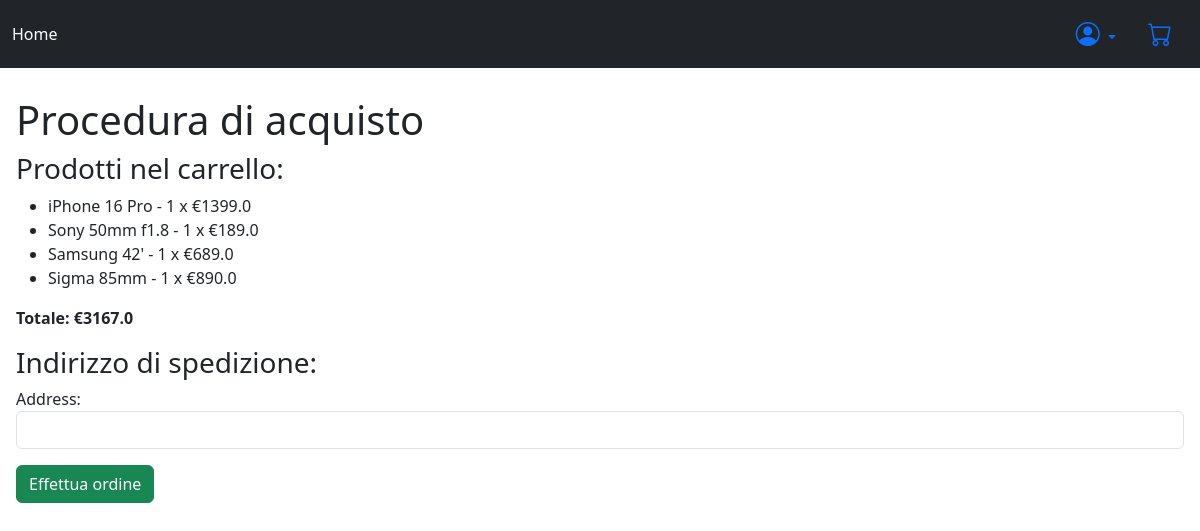
The page /checkout/ (signed in) on the database its author committed.
### shop/models.py (models this page shows, shortened)
class CartItem(models.Model):
    cart = models.ForeignKey(Cart, on_delete=models.CASCADE)
    item = models.ForeignKey(Item, on_delete=models.CASCADE)
    quantity = models.PositiveIntegerField(default=1)

class Item(models.Model):
    name = models.CharField(max_length=250, db_index=True)
    description = models.CharField(max_length=10000, blank=True, db_index=True)
    price = models.FloatField(default=0)
    image = models.CharField(max_length=350, default='https://placehold.co/400x200?text=default', blank=True)
    category = models.ForeignKey(Category, on_delete=models.CASCADE, default=None)

### shop/views.py (the view)
# urls.py: path('checkout/', views.checkout_view, name='checkout'),
@login_required
def checkout_view(request):
    cart, created = Cart.objects.get_or_create(user=request.user)
    cart_items = CartItem.objects.filter(cart=cart)
    total_price = sum(item.item.price * item.quantity for item in cart_items)
    if request.method == 'POST':
        form = OrderForm(request.POST)
        if form.is_valid():
            order = form.save(commit=False)
            order.user = request.user
            order.save()
            for cart_item in cart_items:
                OrderItem.objects.create(
                    item=cart_item.item,
                    quantity=cart_item.quantity,
                    order=order
                )
            cart_items.delete()
            return redirect('orders_view')
    else:
        form = OrderForm()
    return render(request, 'shop/checkout.html', {
        'cart_items': cart_items,
        'total_price': total_price,
        'form': form,
    })

### shop/forms.py
class OrderForm(forms.ModelForm):
    class Meta:
        model = Order
        fields = ['address']
        widgets = {
            'address': forms.TextInput(attrs={'class': 'form-control'}),
        }

### templates/shop/checkout.html (shortened to what this page needs)
{% extends "base.html" %}
{% block content %}
  <h1>Procedura di acquisto</h1>
  <h3>Prodotti nel carrello:</h3>
  <ul>
    {% for item in cart_items %}
      <li>{{ item.item.name }} - {{ item.quantity }} x €{{ item.item.price }}</li>
    {% endfor %}
  </ul>
  <p><strong>Totale: €{{ total_price }}</strong></p>
  <h3>Indirizzo di spedizione:</h3>
  <form method="post">
    {{ form.as_p }}
    <button type="submit" class="btn btn-success">Effettua ordine</button>
  </form>
{% endblock %}

### rows shown on the page
CartItem: item.name "iPhone 16 Pro", quantity "1", item.price "1399.0"
CartItem: item.name "Sony 50mm f1.8", quantity "1", item.price "189.0"
CartItem: item.name "Samsung 42'", quantity "1", item.price "689.0"
CartItem: item.name "Sigma 85mm", quantity "1", item.price "890.0"

### other values the page prints
{{ total_price }} "3167.0"
